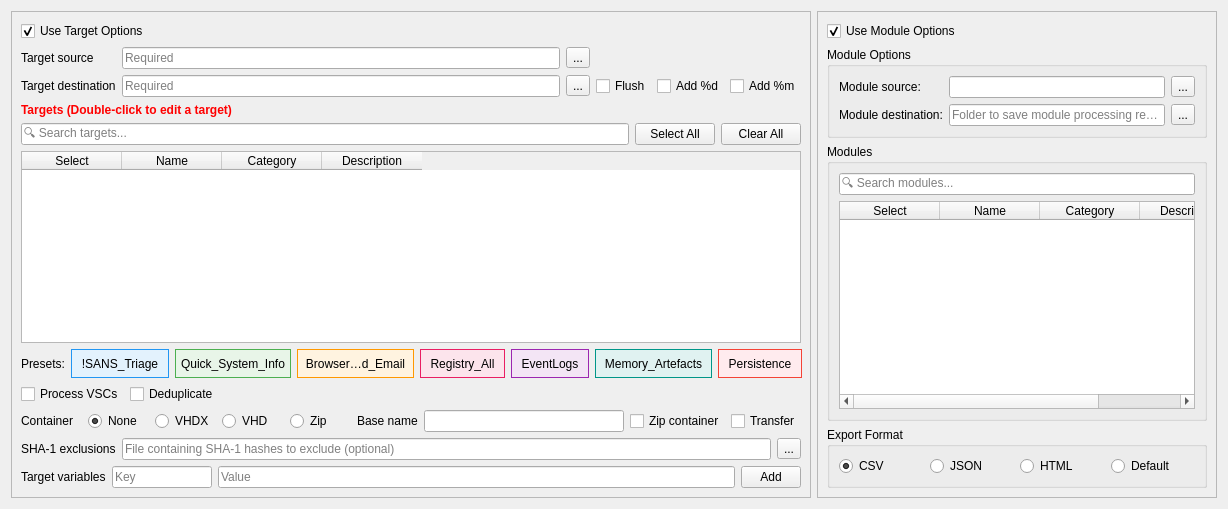
         <widget class="QWidget" name="page_triage_config">
          <layout class="QHBoxLayout" name="horizontalLayout_triage_page">
           <item>
            <widget class="QFrame" name="frame_targets">
             <property name="minimumSize">
              <size>
               <width>600</width>
               <height>0</height>
              </size>
             </property>
             <property name="maximumSize">
              <size>
               <width>800</width>
               <height>16777215</height>
              </size>
             </property>
             <property name="frameShape">
              <enum>QFrame::StyledPanel</enum>
             </property>
             <property name="frameShadow">
              <enum>QFrame::Raised</enum>
             </property>
             <layout class="QVBoxLayout" name="verticalLayout_targets">
              <item>
               <widget class="QCheckBox" name="checkBox_use_targets">
                <property name="text">
                 <string>Use Target Options</string>
                </property>
                <property name="checked">
                 <bool>true</bool>
                </property>
               </widget>
              </item>
              <item>
               <layout class="QGridLayout" name="gridLayout_target_options">
                <item row="0" column="0">
                 <widget class="QLabel" name="label_target_source">
                  <property name="text">
                   <string>Target source</string>
                  </property>
                 </widget>
                </item>
                <item row="0" column="1">
                 <widget class="QLineEdit" name="lineEdit_target_source">
                  <property name="placeholderText">
                   <string>Required</string>
                  </property>
                 </widget>
                </item>
                <item row="0" column="2">
                 <widget class="QToolButton" name="toolButton_target_source">
                  <property name="text">
                   <string>...</string>
                  </property>
                 </widget>
                </item>
                <item row="1" column="0">
                 <widget class="QLabel" name="label_target_destination">
                  <property name="text">
                   <string>Target destination</string>
                  </property>
                 </widget>
                </item>
                <item row="1" column="1">
                 <widget class="QLineEdit" name="lineEdit_target_destination">
                  <property name="placeholderText">
                   <string>Required</string>
                  </property>
                 </widget>
                </item>
                <item row="1" column="2">
                 <widget class="QToolButton" name="toolButton_target_destination">
                  <property name="text">
                   <string>...</string>
                  </property>
                 </widget>
                </item>
                <item row="1" column="3">
                 <widget class="QCheckBox" name="checkBox_flush">
                  <property name="toolTip">
                   <string>Clear destination folder before running</string>
                  </property>
                  <property name="text">
                   <string>Flush</string>
                  </property>
                 </widget>
                </item>
                <item row="1" column="4">
                 <widget class="QCheckBox" name="checkBox_add_date">
                  <property name="toolTip">
                   <string>Automatically add date (YYYYMMDD) to destination folder</string>
                  </property>
                  <property name="text">
                   <string>Add %d</string>
                  </property>
                 </widget>
                </item>
                <item row="1" column="5">
                 <widget class="QCheckBox" name="checkBox_add_machine">
                  <property name="toolTip">
                   <string>Add hostname to destination folder</string>
                  </property>
                  <property name="text">
                   <string>Add %m</string>
                  </property>
                 </widget>
                </item>
               </layout>
              </item>
              <item>
               <widget class="QLabel" name="label_targets_title">
                <property name="styleSheet">
                 <string notr="true">color: red; font-weight: bold;</string>
                </property>
                <property name="text">
                 <string>Targets (Double-click to edit a target)</string>
                </property>
               </widget>
              </item>
              <item>
               <layout class="QHBoxLayout" name="horizontalLayout_search_and_controls">
                <item>
                 <widget class="QLineEdit" name="lineEdit_targets_search">
                  <property name="placeholderText">
                   <string>🔍 Search targets...</string>
                  </property>
                 </widget>
                </item>
                <item>
                 <widget class="QPushButton" name="pushButton_select_all_targets">
                  <property name="maximumSize">
                   <size>
                    <width>80</width>
                    <height>16777215</height>
                   </size>
                  </property>
                  <property name="text">
                   <string>Select All</string>
                  </property>
                 </widget>
                </item>
                <item>
                 <widget class="QPushButton" name="pushButton_clear_all_targets">
                  <property name="maximumSize">
                   <size>
                    <width>80</width>
                    <height>16777215</height>
                   </size>
                  </property>
                  <property name="text">
                   <string>Clear All</string>
                  </property>
                 </widget>
                </item>
               </layout>
              </item>
              <item>
               <widget class="QTableWidget" name="tableWidget_targets">
                <column>
                 <property name="text">
                  <string>Select</string>
                 </property>
                </column>
                <column>
                 <property name="text">
                  <string>Name</string>
                 </property>
                </column>
                <column>
                 <property name="text">
                  <string>Category</string>
                 </property>
                </column>
                <column>
                 <property name="text">
                  <string>Description</string>
                 </property>
                </column>
               </widget>
              </item>
              <item>
               <layout class="QHBoxLayout" name="horizontalLayout_triage_predefined">
                <item>
                 <widget class="QLabel" name="label_predefined">
                  <property name="text">
                   <string>Presets:</string>
                  </property>
                 </widget>
                </item>
                <item>
                 <widget class="QToolButton" name="toolButton_sans">
                  <property name="toolTip">
                   <string>SANS Triage collection - most essential artifacts</string>
                  </property>
                  <property name="styleSheet">
                   <string notr="true">QToolButton { background-color: #E3F2FD; border: 1px solid #2196F3; padding: 5px; }</string>
                  </property>
                  <property name="text">
                   <string>!SANS_Triage</string>
                  </property>
                 </widget>
                </item>
                <item>
                 <widget class="QToolButton" name="toolButton_quick">
                  <property name="toolTip">
                   <string>Quick system information collection</string>
                  </property>
                  <property name="styleSheet">
                   <string notr="true">QToolButton { background-color: #E8F5E8; border: 1px solid #4CAF50; padding: 5px; }</string>
                  </property>
                  <property name="text">
                   <string>Quick_System_Info</string>
                  </property>
                 </widget>
                </item>
                <item>
                 <widget class="QToolButton" name="toolButton_browser">
                  <property name="toolTip">
                   <string>Collect data from web browsers and email clients</string>
                  </property>
                  <property name="styleSheet">
                   <string notr="true">QToolButton { background-color: #FFF3E0; border: 1px solid #FF9800; padding: 5px; }</string>
                  </property>
                  <property name="text">
                   <string>Browser_and_Email</string>
                  </property>
                 </widget>
                </item>
                <item>
                 <widget class="QToolButton" name="toolButton_registry">
                  <property name="toolTip">
                   <string>Collect all important registry hives</string>
                  </property>
                  <property name="styleSheet">
                   <string notr="true">QToolButton { background-color: #FCE4EC; border: 1px solid #E91E63; padding: 5px; }</string>
                  </property>
                  <property name="text">
                   <string>Registry_All</string>
                  </property>
                 </widget>
                </item>
                <item>
                 <widget class="QToolButton" name="toolButton_logs">
                  <property name="toolTip">
                   <string>Collect Windows Event Logs and Application logs</string>
                  </property>
                  <property name="styleSheet">
                   <string notr="true">QToolButton { background-color: #F3E5F5; border: 1px solid #9C27B0; padding: 5px; }</string>
                  </property>
                  <property name="text">
                   <string>EventLogs</string>
                  </property>
                 </widget>
                </item>
                <item>
                 <widget class="QToolButton" name="toolButton_memory">
                  <property name="toolTip">
                   <string>Collect artifacts related to memory analysis</string>
                  </property>
                  <property name="styleSheet">
                   <string notr="true">QToolButton { background-color: #E0F2F1; border: 1px solid #009688; padding: 5px; }</string>
                  </property>
                  <property name="text">
                   <string>Memory_Artefacts</string>
                  </property>
                 </widget>
                </item>
                <item>
                 <widget class="QToolButton" name="toolButton_persistence">
                  <property name="toolTip">
                   <string>Collect artifacts related to persistence mechanisms</string>
                  </property>
                  <property name="styleSheet">
                   <string notr="true">QToolButton { background-color: #FFEBEE; border: 1px solid #F44336; padding: 5px; }</string>
                  </property>
                  <property name="text">
                   <string>Persistence</string>
                  </property>
                 </widget>
                </item>
                <item>
                 <spacer name="horizontalSpacer_predefined">
                  <property name="orientation">
                   <enum>Qt::Horizontal</enum>
                  </property>
                  <property name="sizeHint" stdset="0">
                   <size>
                    <width>40</width>
                    <height>20</height>
                   </size>
                  </property>
                 </spacer>
                </item>
               </layout>
              </item>
              <item>
               <layout class="QHBoxLayout" name="horizontalLayout_basic_options">
                <item>
                 <widget class="QCheckBox" name="checkBox_process_vscs">
                  <property name="toolTip">
                   <string>Automatically mount and reapply Targets on Volume Shadow Copies</string>
                  </property>
                  <property name="text">
                   <string>Process VSCs</string>
                  </property>
                 </widget>
                </item>
                <item>
                 <widget class="QCheckBox" name="checkBox_deduplicate">
                  <property name="toolTip">
                   <string>Use SHA-1 to avoid copying duplicate files</string>
                  </property>
                  <property name="text">
                   <string>Deduplicate</string>
                  </property>
                 </widget>
                </item>
                <item>
                 <spacer name="horizontalSpacer_basic_options">
                  <property name="orientation">
                   <enum>Qt::Horizontal</enum>
                  </property>
                  <property name="sizeHint" stdset="0">
                   <size>
                    <width>40</width>
                    <height>20</height>
                   </size>
                  </property>
                 </spacer>
                </item>
               </layout>
              </item>
              <item>
               <layout class="QHBoxLayout" name="horizontalLayout_container_options">
                <item>
                 <widget class="QLabel" name="label_container">
                  <property name="text">
                   <string>Container</string>
                  </property>
                 </widget>
                </item>
                <item>
                 <widget class="QRadioButton" name="radioButton_none">
                  <property name="text">
                   <string>None</string>
                  </property>
                  <property name="checked">
                   <bool>true</bool>
                  </property>
                 </widget>
                </item>
                <item>
                 <widget class="QRadioButton" name="radioButton_vhdx">
                  <property name="text">
                   <string>VHDX</string>
                  </property>
                 </widget>
                </item>
                <item>
                 <widget class="QRadioButton" name="radioButton_vhd">
                  <property name="text">
                   <string>VHD</string>
                  </property>
                 </widget>
                </item>
                <item>
                 <widget class="QRadioButton" name="radioButton_zip">
                  <property name="text">
                   <string>Zip</string>
                  </property>
                 </widget>
                </item>
                <item>
                 <widget class="QLabel" name="label_base_name">
                  <property name="text">
                   <string>Base name</string>
                  </property>
                 </widget>
                </item>
                <item>
                 <widget class="QLineEdit" name="lineEdit_base_name">
                  <property name="maximumSize">
                   <size>
                    <width>200</width>
                    <height>16777215</height>
                   </size>
                  </property>
                 </widget>
                </item>
                <item>
                 <widget class="QCheckBox" name="checkBox_zip_container">
                  <property name="text">
                   <string>Zip container</string>
                  </property>
                 </widget>
                </item>
                <item>
                 <widget class="QCheckBox" name="checkBox_transfer">
                  <property name="text">
                   <string>Transfer</string>
                  </property>
                 </widget>
                </item>
               </layout>
              </item>
              <item>
               <layout class="QHBoxLayout" name="horizontalLayout_sha1_exclusions">
                <item>
                 <widget class="QLabel" name="label_sha1_exclusions">
                  <property name="text">
                   <string>SHA-1 exclusions</string>
                  </property>
                 </widget>
                </item>
                <item>
                 <widget class="QLineEdit" name="lineEdit_sha1_exclusions">
                  <property name="placeholderText">
                   <string>File containing SHA-1 hashes to exclude (optional)</string>
                  </property>
                 </widget>
                </item>
                <item>
                 <widget class="QToolButton" name="toolButton_sha1_exclusions">
                  <property name="text">
                   <string>...</string>
                  </property>
                 </widget>
                </item>
               </layout>
              </item>
              <item>
               <layout class="QHBoxLayout" name="horizontalLayout_target_variables">
                <item>
                 <widget class="QLabel" name="label_target_variables">
                  <property name="text">
                   <string>Target variables</string>
                  </property>
                 </widget>
                </item>
                <item>
                 <widget class="QLineEdit" name="lineEdit_variable_key">
                  <property name="maximumSize">
                   <size>
                    <width>100</width>
                    <height>16777215</height>
                   </size>
                  </property>
                  <property name="placeholderText">
                   <string>Key</string>
                  </property>
                 </widget>
                </item>
                <item>
                 <widget class="QLineEdit" name="lineEdit_variable_value">
                  <property name="placeholderText">
                   <string>Value</string>
                  </property>
                 </widget>
                </item>
                <item>
                 <widget class="QPushButton" name="pushButton_add_variable">
                  <property name="maximumSize">
                   <size>
                    <width>60</width>
                    <height>16777215</height>
                   </size>
                  </property>
                  <property name="text">
                   <string>Add</string>
                  </property>
                 </widget>
                </item>
               </layout>
              </item>
             </layout>
            </widget>
           </item>
           <item>
            <widget class="QFrame" name="frame_modules">
             <property name="minimumSize">
              <size>
               <width>400</width>
               <height>0</height>
              </size>
             </property>
             <property name="maximumSize">
              <size>
               <width>600</width>
               <height>16777215</height>
              </size>
             </property>
             <property name="frameShape">
              <enum>QFrame::StyledPanel</enum>
             </property>
             <property name="frameShadow">
              <enum>QFrame::Raised</enum>
             </property>
             <layout class="QVBoxLayout" name="verticalLayout_modules">
              <item>
               <widget class="QCheckBox" name="checkBox_use_modules">
                <property name="text">
                 <string>Use Module Options</string>
                </property>
                <property name="checked">
                 <bool>true</bool>
                </property>
               </widget>
              </item>
              <item>
               <widget class="QGroupBox" name="groupBox_module_options">
                <property name="title">
                 <string>Module Options</string>
                </property>
                <layout class="QGridLayout" name="gridLayout_module_options">
                 <item row="0" column="0">
                  <widget class="QLabel" name="label_module_source">
                   <property name="text">
                    <string>Module source:</string>
                   </property>
                  </widget>
                 </item>
                 <item row="0" column="1">
                  <widget class="QLineEdit" name="lineEdit_module_source"/>
                 </item>
                 <item row="0" column="2">
                  <widget class="QToolButton" name="toolButton_module_source">
                   <property name="text">
                    <string>...</string>
                   </property>
                  </widget>
                 </item>
                 <item row="1" column="0">
                  <widget class="QLabel" name="label_module_destination">
                   <property name="text">
                    <string>Module destination:</string>
                   </property>
                  </widget>
                 </item>
                 <item row="1" column="1">
                  <widget class="QLineEdit" name="lineEdit_module_destination">
                   <property name="placeholderText">
                    <string>Folder to save module processing results</string>
                   </property>
                  </widget>
                 </item>
                 <item row="1" column="2">
                  <widget class="QToolButton" name="toolButton_module_destination">
                   <property name="text">
                    <string>...</string>
                   </property>
                  </widget>
                 </item>
                </layout>
               </widget>
              </item>
              <item>
               <widget class="QGroupBox" name="groupBox_modules">
                <property name="title">
                 <string>Modules</string>
                </property>
                <layout class="QVBoxLayout" name="verticalLayout_modules_group">
                 <item>
                  <widget class="QLineEdit" name="lineEdit_modules_search">
                   <property name="placeholderText">
                    <string>🔍 Search modules...</string>
                   </property>
                  </widget>
                 </item>
                 <item>
                  <widget class="QTableWidget" name="tableWidget_modules">
                   <column>
                    <property name="text">
                     <string>Select</string>
                    </property>
                   </column>
                   <column>
                    <property name="text">
                     <string>Name</string>
                    </property>
                   </column>
                   <column>
                    <property name="text">
                     <string>Category</string>
                    </property>
                   </column>
                   <column>
                    <property name="text">
                     <string>Description</string>
                    </property>
                   </column>
                  </widget>
                 </item>
                </layout>
               </widget>
              </item>
              <item>
               <widget class="QGroupBox" name="groupBox_export_options">
                <property name="title">
                 <string>Export Format</string>
                </property>
                <layout class="QHBoxLayout" name="horizontalLayout_export">
                 <item>
                  <widget class="QRadioButton" name="radioButton_export_csv">
                   <property name="text">
                    <string>CSV</string>
                   </property>
                   <property name="checked">
                    <bool>true</bool>
                   </property>
                  </widget>
                 </item>
                 <item>
                  <widget class="QRadioButton" name="radioButton_export_json">
                   <property name="text">
                    <string>JSON</string>
                   </property>
                  </widget>
                 </item>
                 <item>
                  <widget class="QRadioButton" name="radioButton_export_html">
                   <property name="text">
                    <string>HTML</string>
                   </property>
                  </widget>
                 </item>
                 <item>
                  <widget class="QRadioButton" name="radioButton_export_default">
                   <property name="text">
                    <string>Default</string>
                   </property>
                  </widget>
                 </item>
                </layout>
               </widget>
              </item>
             </layout>
            </widget>
           </item>
          </layout>
         </widget>
